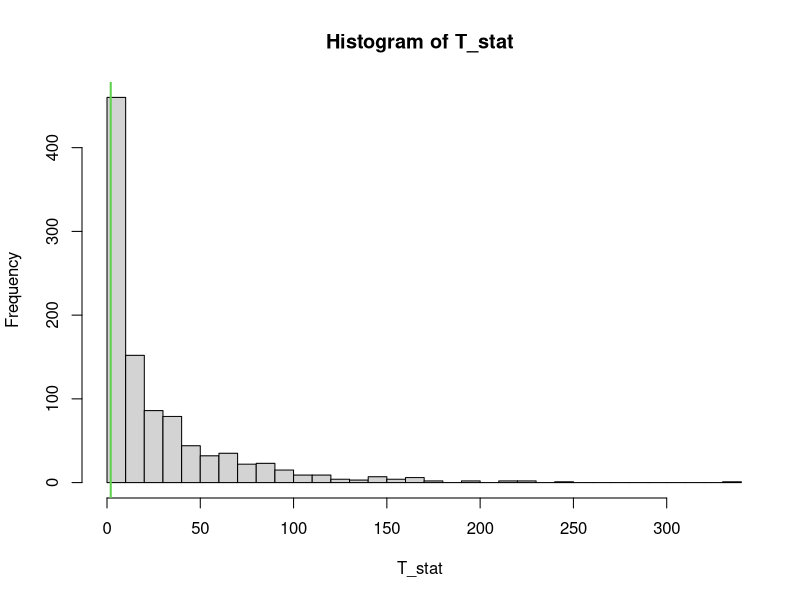
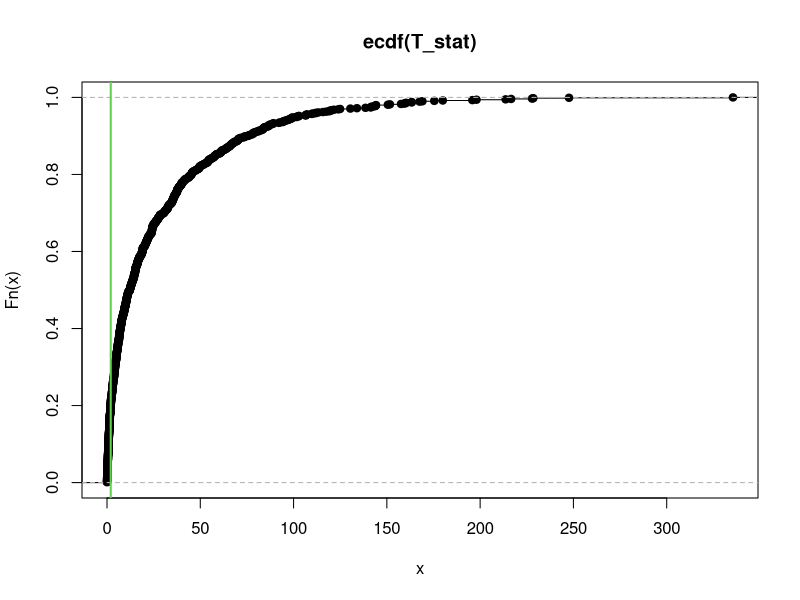

Reproduce these figures in R, in order.
###########################################################################################
###                                  PERMUTATION TEST                                   ###
###                             Two independent samples (n-dim)                         ###
###########################################################################################
seed = 100
B    = 1000

### Two-sided test 
###    H0: X1  =^d X2
###    H1: X1 !=^d X2
### Test statistic: squared distance between the two sample mean/median vectors
data_1    = cars
data_2    = cars+1
n1        = dim(data_1)[1]
n2        = dim(data_2)[1]
n         = n1+n2
data_pool = rbind(data_1, data_2)

# CMC to estimate the p-value 
set.seed(seed)
data_1_mean = colMeans(data_1)    # or: colMedianians(data_1)
data_2_mean = colMeans(data_2) 
T0          = as.numeric((data_1_mean-data_2_mean) %*% (data_1_mean-data_2_mean))
T_stat      = numeric(B)
for(k in 1:B){
  perm             = sample(1:n)
  data_pool_perm   = data_pool[perm,]
  data_1_perm      = data_pool_perm[1:n1,]
  data_2_perm      = data_pool_perm[(n1+1):n,]
  data_1_perm_mean = colMeans(data_1_perm)
  data_2_perm_mean = colMeans(data_2_perm)
  T_stat[k]        = as.numeric((data_1_perm_mean-data_2_perm_mean) %*% 
                                  (data_1_perm_mean-data_2_perm_mean))
}

# Permutational distribution of T
hist(T_stat, xlim=range(c(T_stat,T0)), breaks=30)
abline(v=T0, col=3, lwd=2)
plot(ecdf(T_stat), xlim=range(c(T_stat,T0)))
abline(v=T0, col=3, lwd=2)

# p-value
p_value = sum(T_stat>=T0)/B
p_value